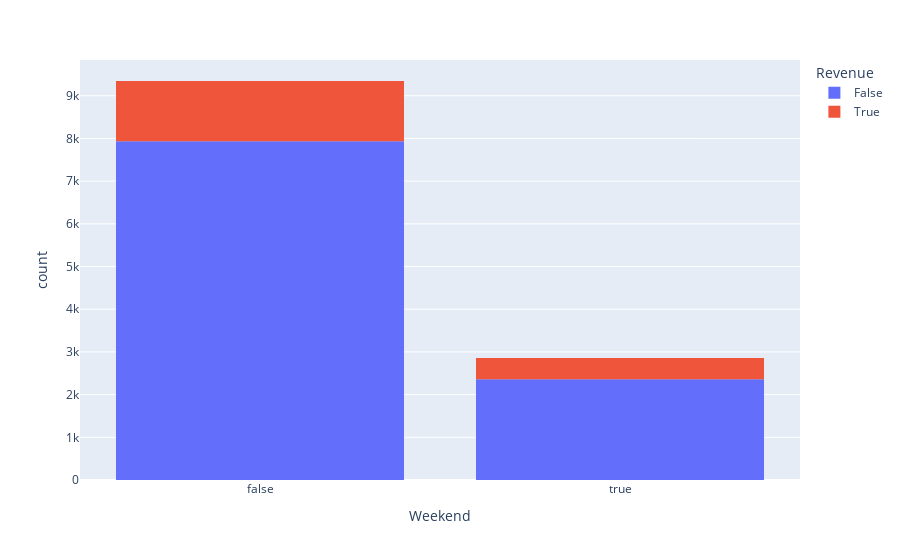

Notebook code for this chart:
### Code cell
fig = px.histogram(df, x="Weekend", color="Revenue")

fig.show()

### Figure 1 — Plotly figure (JSON) as saved in the notebook; plotly's stock layout.template omitted (floating-point values rounded to 4 significant figures; data arrays with more than 128 entries replaced by an {"elided": "..."} marker saying what was removed)
{"data": [{"bingroup": "x", "hovertemplate": "Revenue=False<br>Weekend=%{x}<br>count=%{y}<extra></extra>", "legendgroup": "False", "marker": {"color": "#636efa", "pattern": {"shape": ""}}, "name": "False", "orientation": "v", "showlegend": true, "type": "histogram", "x": {"elided": "10297 bool values"}, "xaxis": "x", "yaxis": "y"}, {"bingroup": "x", "hovertemplate": "Revenue=True<br>Weekend=%{x}<br>count=%{y}<extra></extra>", "legendgroup": "True", "marker": {"color": "#EF553B", "pattern": {"shape": ""}}, "name": "True", "orientation": "v", "showlegend": true, "type": "histogram", "x": {"elided": "1908 bool values"}, "xaxis": "x", "yaxis": "y"}], "layout": {"barmode": "relative", "legend": {"title": {"text": "Revenue"}, "tracegroupgap": 0}, "margin": {"t": 60}, "xaxis": {"anchor": "y", "domain": [0, 1], "title": {"text": "Weekend"}}, "yaxis": {"anchor": "x", "domain": [0, 1], "title": {"text": "count"}}}}
